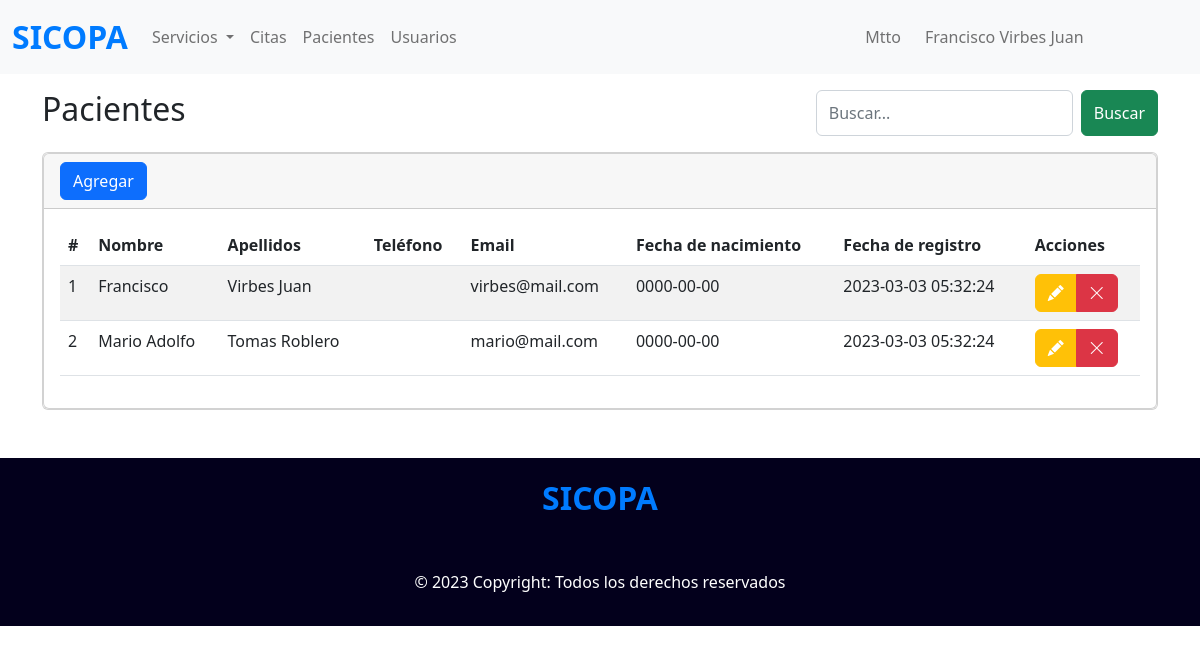
Screenshot of /pacientes (signed in) with the database file from the repository.
### tables this page shows
CREATE TABLE paciente (
	id_paciente INT PRIMARY KEY AUTO_INCREMENT NOT NULL,
    nombre VARCHAR(30) NOT NULL,
    apellidos VARCHAR(50) NOT NULL,
    fec_nac DATE NOT NULL,
    tel VARCHAR(30) NOT NULL,
    email VARCHAR(50), 
    password VARCHAR(120),
        
    fecha_registro TIMESTAMP DEFAULT CURRENT_TIMESTAMP
);

### index.php (called while the page is built, shortened)
<?php
require_once 'controllers/patient.controller.php';
require_once 'models/patient.model.php';
include 'views/templates/layout.php';

### models/connection.php (called while the page is built)
<?php
class Conexion {
    static public function conectar() {
        $link = new PDO('mysql:host=localhost;dbname=sicopa', 'root', '');
        $link -> exec('set names utf8');
        return $link;
    }
}

### models/patient.model.php (called while the page is built, shortened)
<?php
require_once 'connection.php';
class PatientModel{
    public static function getPatients(){
        $sql = 'SELECT * FROM paciente';
        $stmt = Conexion::conectar() -> prepare ($sql);
        $stmt -> execute();
        return $stmt -> fetchAll(PDO::FETCH_ASSOC);
    }
}

### controllers/patient.controller.php (called while the page is built, shortened)
<?php
class PatientController {
    public static function getPatients() {
        return PatientModel::getPatients();
    }
}

### views/modules/pacientes.php (the view, shortened to what this page needs)
<section class="container">
    <div class="mt-3 buscador">
        <h2>Pacientes</h2>
        <form class="d-flex">
            <input class="form-control me-2" type="search" placeholder="Buscar..." aria-label="Search">
            <button class="btn btn-success" type="submit">Buscar</button>
        </form>
    </div>
    <div class="mt-3 card">
        <div class="card">
            <div class="card-header">
                <button type="button" class="btn btn-primary" data-bs-toggle="modal" data-bs-target="#exampleModal">
                    Agregar
                </button>
            </div>
            <div class="card-body">
                <div class="table-responsive">
                    <table class="table table-striped" id="table">
                        <thead>
                            <tr>
                                <th scope="col">#</th>
                                <th>Nombre</th>
                                <th>Apellidos</th>
                                <th>Teléfono</th>
                                <th>Email</th>
                                <th>Fecha de nacimiento</th>
                                <th>Fecha de registro</th>
                                <th>Acciones</th>
                            </tr>
                        </thead>
                        <tbody>
                            <?php
                        $patients = PatientController::getPatients();
                        foreach ($patients as $patient) { ?>
                                <tr>
                                <td scope="row"><?php echo $patient['id_paciente']; ?></td>
                                <td><?php echo $patient['nombre']; ?></td>
                                <td><?php echo $patient['apellidos']; ?></td>
                                <td><?php echo $patient['tel']; ?></td>
                                <td><?php echo $patient['email']; ?></td>
                                <td><?php echo $patient['fec_nac']; ?></td>
                                <td><?php echo $patient['fecha_registro']; ?></td>
                                <td>
                                    <div class="btn-group" role="group" aria-label="Basic mixed styles example">
                                        <button type="button" class="btn btn-warning">
                                            <i class='bi bi-pencil-fill text-white'></i>
                                        </button>
                                        <a href="eliminar/<?php echo $patient['id_paciente'] ?>" class="btn btn-danger" name="eliminar">
                                            <i class='bi bi-x-lg'></i>
                                        </a>
                                    </div>
                                </td>
                                </tr>
                            <?php } ?>
                        </tbody>
                    </table>
                </div>
            </div>
        </div>
    </div>
</section>

### views/css/estilos.css (style rules this page uses)
@media (min-width: 768px) { .buscador { display: flex; justify-content: space-between; } }

### rows the page displays
paciente: id_paciente "1", nombre "Francisco", apellidos "Virbes Juan", email "virbes@mail.com", fec_nac "0000-00-00", fecha_registro "2023-03-03 05:32:24"
paciente: id_paciente "2", nombre "Mario Adolfo", apellidos "Tomas Roblero", email "mario@mail.com", fec_nac "0000-00-00", fecha_registro "2023-03-03 05:32:24"

### other values shown
$_SESSION["nombre"] "Francisco"
$_SESSION["apellidos"] "Virbes Juan"
